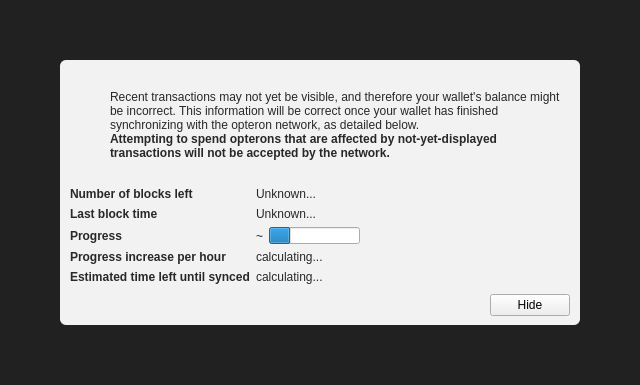
<?xml version="1.0" encoding="UTF-8"?>
<ui version="4.0">
 <class>ModalOverlay</class>
 <widget class="ModalOverlay" name="ModalOverlay">
  <property name="geometry">
   <rect>
    <x>0</x>
    <y>0</y>
    <width>640</width>
    <height>385</height>
   </rect>
  </property>
  <property name="windowTitle">
   <string>Form</string>
  </property>
  <layout class="QVBoxLayout" name="verticalLayout" stretch="0">
   <property name="sizeConstraint">
    <enum>QLayout::SetDefaultConstraint</enum>
   </property>
   <property name="leftMargin">
    <number>0</number>
   </property>
   <property name="topMargin">
    <number>0</number>
   </property>
   <property name="rightMargin">
    <number>0</number>
   </property>
   <property name="bottomMargin">
    <number>0</number>
   </property>
   <item>
    <widget class="QWidget" name="bgWidget" native="true">
     <property name="styleSheet">
      <string notr="true">#bgWidget { background: rgba(0,0,0,220); }</string>
     </property>
     <layout class="QVBoxLayout" name="verticalLayoutMain" stretch="1">
      <property name="leftMargin">
       <number>60</number>
      </property>
      <property name="topMargin">
       <number>60</number>
      </property>
      <property name="rightMargin">
       <number>60</number>
      </property>
      <property name="bottomMargin">
       <number>60</number>
      </property>
      <item>
       <widget class="QWidget" name="contentWidget" native="true">
        <property name="styleSheet">
         <string notr="true">#contentWidget { background: rgba(255,255,255,240); border-radius: 6px; }

QLabel { color: rgb(40,40,40);  }</string>
        </property>
        <layout class="QVBoxLayout" name="verticalLayoutSub" stretch="1,0,0,0">
         <property name="spacing">
          <number>0</number>
         </property>
         <property name="leftMargin">
          <number>10</number>
         </property>
         <property name="topMargin">
          <number>10</number>
         </property>
         <property name="rightMargin">
          <number>10</number>
         </property>
         <property name="bottomMargin">
          <number>10</number>
         </property>
         <item>
          <layout class="QHBoxLayout" name="horizontalLayoutIconText" stretch="0,1">
           <property name="topMargin">
            <number>20</number>
           </property>
           <item>
            <layout class="QVBoxLayout" name="verticalLayoutIcon">
             <property name="leftMargin">
              <number>0</number>
             </property>
             <item>
              <widget class="QPushButton" name="warningIcon">
               <property name="enabled">
                <bool>false</bool>
               </property>
               <property name="text">
                <string/>
               </property>
               <property name="icon">
                <iconset>
                 <normaloff>:/icons/warning</normaloff>
                 <disabledoff>:/icons/warning</disabledoff>:/icons/warning</iconset>
               </property>
               <property name="iconSize">
                <size>
                 <width>48</width>
                 <height>48</height>
                </size>
               </property>
               <property name="flat">
                <bool>true</bool>
               </property>
              </widget>
             </item>
             <item>
              <spacer name="verticalSpacerWarningIcon">
               <property name="orientation">
                <enum>Qt::Vertical</enum>
               </property>
               <property name="sizeHint" stdset="0">
                <size>
                 <width>20</width>
                 <height>40</height>
                </size>
               </property>
              </spacer>
             </item>
            </layout>
           </item>
           <item>
            <layout class="QVBoxLayout" name="verticalLayoutInfoText">
             <property name="leftMargin">
              <number>0</number>
             </property>
             <property name="topMargin">
              <number>0</number>
             </property>
             <item>
              <widget class="QLabel" name="infoText">
               <property name="text">
                <string>Recent transactions may not yet be visible, and therefore your wallet's balance might be incorrect. This information will be correct once your wallet has finished synchronizing with the opteron network, as detailed below.</string>
               </property>
               <property name="textFormat">
                <enum>Qt::RichText</enum>
               </property>
               <property name="wordWrap">
                <bool>true</bool>
               </property>
              </widget>
             </item>
             <item>
              <widget class="QLabel" name="infoTextStrong">
               <property name="font">
                <font>
                 <weight>75</weight>
                 <bold>true</bold>
                </font>
               </property>
               <property name="text">
                <string>Attempting to spend opterons that are affected by not-yet-displayed transactions will not be accepted by the network.</string>
               </property>
               <property name="textFormat">
                <enum>Qt::RichText</enum>
               </property>
               <property name="wordWrap">
                <bool>true</bool>
               </property>
              </widget>
             </item>
             <item>
              <spacer name="verticalSpacerInTextSpace">
               <property name="orientation">
                <enum>Qt::Vertical</enum>
               </property>
               <property name="sizeHint" stdset="0">
                <size>
                 <width>20</width>
                 <height>40</height>
                </size>
               </property>
              </spacer>
             </item>
            </layout>
           </item>
          </layout>
         </item>
         <item>
          <spacer name="verticalSpacerAfterText">
           <property name="orientation">
            <enum>Qt::Vertical</enum>
           </property>
           <property name="sizeHint" stdset="0">
            <size>
             <width>20</width>
             <height>40</height>
            </size>
           </property>
          </spacer>
         </item>
         <item>
          <layout class="QFormLayout" name="formLayout">
           <property name="fieldGrowthPolicy">
            <enum>QFormLayout::FieldsStayAtSizeHint</enum>
           </property>
           <property name="horizontalSpacing">
            <number>6</number>
           </property>
           <property name="verticalSpacing">
            <number>6</number>
           </property>
           <property name="topMargin">
            <number>10</number>
           </property>
           <item row="0" column="0">
            <widget class="QLabel" name="labelNumberOfBlocksLeft">
             <property name="font">
              <font>
               <weight>75</weight>
               <bold>true</bold>
              </font>
             </property>
             <property name="text">
              <string>Number of blocks left</string>
             </property>
            </widget>
           </item>
           <item row="0" column="1">
            <widget class="QLabel" name="numberOfBlocksLeft">
             <property name="text">
              <string>Unknown...</string>
             </property>
            </widget>
           </item>
           <item row="1" column="0">
            <widget class="QLabel" name="labelLastBlockTime">
             <property name="font">
              <font>
               <weight>75</weight>
               <bold>true</bold>
              </font>
             </property>
             <property name="text">
              <string>Last block time</string>
             </property>
            </widget>
           </item>
           <item row="1" column="1">
            <widget class="QLabel" name="newestBlockDate">
             <property name="sizePolicy">
              <sizepolicy hsizetype="Maximum" vsizetype="Preferred">
               <horstretch>0</horstretch>
               <verstretch>0</verstretch>
              </sizepolicy>
             </property>
             <property name="text">
              <string>Unknown...</string>
             </property>
            </widget>
           </item>
           <item row="2" column="0">
            <widget class="QLabel" name="labelSyncDone">
             <property name="font">
              <font>
               <weight>75</weight>
               <bold>true</bold>
              </font>
             </property>
             <property name="text">
              <string>Progress</string>
             </property>
            </widget>
           </item>
           <item row="2" column="1">
            <layout class="QHBoxLayout" name="horizontalLayoutSync" stretch="0,1">
             <item>
              <widget class="QLabel" name="percentageProgress">
               <property name="text">
                <string notr="true">~</string>
               </property>
              </widget>
             </item>
             <item>
              <widget class="QProgressBar" name="progressBar">
               <property name="value">
                <number>24</number>
               </property>
               <property name="format">
                <string/>
               </property>
              </widget>
             </item>
            </layout>
           </item>
           <item row="4" column="0">
            <widget class="QLabel" name="labelProgressIncrease">
             <property name="font">
              <font>
               <weight>75</weight>
               <bold>true</bold>
              </font>
             </property>
             <property name="text">
              <string>Progress increase per hour</string>
             </property>
            </widget>
           </item>
           <item row="4" column="1">
            <widget class="QLabel" name="progressIncreasePerH">
             <property name="text">
              <string>calculating...</string>
             </property>
            </widget>
           </item>
           <item row="5" column="0">
            <widget class="QLabel" name="labelEstimatedTimeLeft">
             <property name="font">
              <font>
               <weight>75</weight>
               <bold>true</bold>
              </font>
             </property>
             <property name="text">
              <string>Estimated time left until synced</string>
             </property>
            </widget>
           </item>
           <item row="5" column="1">
            <widget class="QLabel" name="expectedTimeLeft">
             <property name="text">
              <string>calculating...</string>
             </property>
            </widget>
           </item>
          </layout>
         </item>
         <item>
          <layout class="QHBoxLayout" name="horizontalLayoutButtons">
           <property name="leftMargin">
            <number>10</number>
           </property>
           <property name="topMargin">
            <number>10</number>
           </property>
           <item>
            <spacer name="horizontalSpacer">
             <property name="orientation">
              <enum>Qt::Horizontal</enum>
             </property>
             <property name="sizeHint" stdset="0">
              <size>
               <width>40</width>
               <height>20</height>
              </size>
             </property>
            </spacer>
           </item>
           <item>
            <widget class="QPushButton" name="closeButton">
             <property name="text">
              <string>Hide</string>
             </property>
            </widget>
           </item>
          </layout>
         </item>
        </layout>
       </widget>
      </item>
     </layout>
    </widget>
   </item>
  </layout>
 </widget>
 <customwidgets>
  <customwidget>
   <class>ModalOverlay</class>
   <extends>QWidget</extends>
   <header>modaloverlay.h</header>
   <container>1</container>
  </customwidget>
 </customwidgets>
 <resources/>
 <connections/>
</ui>
